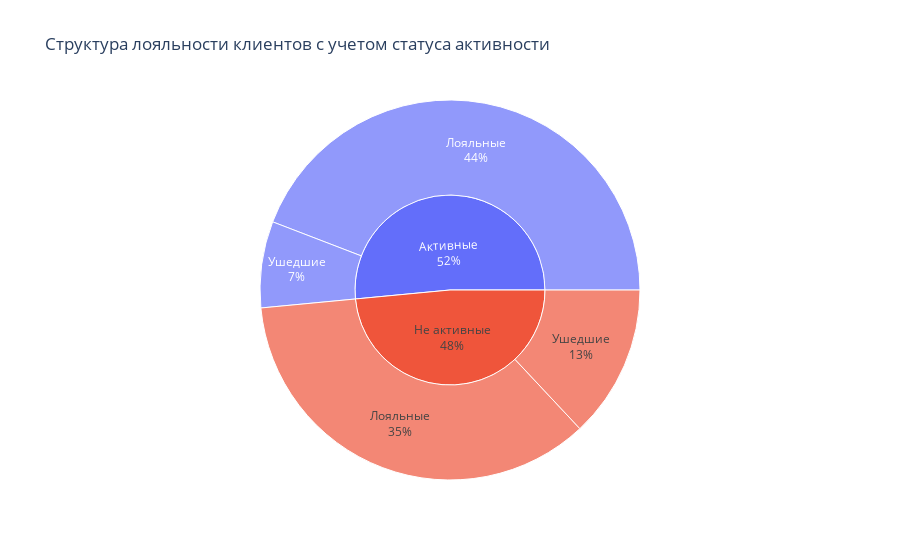

Notebook source saved alongside this figure:
### Markdown cell above
9.8. Как влияет наличие статуса активного клиента на отток клиентов? Постройте диаграмму, иллюстрирующую это. Что бы вы предложили банку, чтобы уменьшить отток клиентов среди неактивных?

### Code cell
fig = px.sunburst(data_frame= churn_data,
                  path=['Активность', 'Отток'],
                  values=churn_data.index.value_counts(),
                  color='Активность',
                  title='Структура лояльности клиентов с учетом статуса активности',                                          
)

fig.update_traces(textinfo = 'label+percent entry')
fig.show()

### Figure 1 — Plotly figure (JSON) as saved in the notebook; plotly's stock layout.template omitted (floating-point values rounded to 4 significant figures)
{"data": [{"branchvalues": "total", "customdata": [["Активные"], ["Не активные"], ["Активные"], ["Активные"], ["Не активные"], ["Не активные"]], "domain": {"x": [0, 1], "y": [0, 1]}, "hovertemplate": "labels=%{label}<br>value=%{value}<br>parent=%{parent}<br>id=%{id}<br>Активность=%{customdata[0]}<extra></extra>", "ids": ["Активные/Лояльные", "Не активные/Лояльные", "Активные", "Активные/Ушедшие", "Не активные/Ушедшие", "Не активные"], "labels": ["Лояльные", "Лояльные", "Активные", "Ушедшие", "Ушедшие", "Не активные"], "marker": {"colors": ["#636efa", "#EF553B", "#636efa", "#636efa", "#EF553B", "#EF553B"]}, "name": "", "parents": ["Активные", "Не активные", "", "Активные", "Не активные", ""], "textinfo": "label+percent entry", "type": "sunburst", "values": [4416, 3547, 5151, 735, 1302, 4849]}], "layout": {"legend": {"tracegroupgap": 0}, "title": {"text": "Структура лояльности клиентов с учетом статуса активности"}}}
